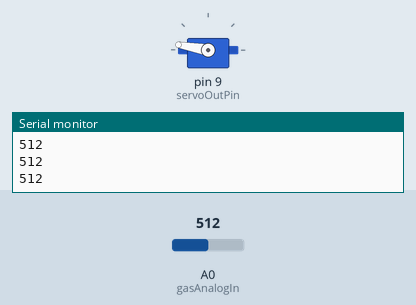
This sketch was run on a simulated Arduino Uno, built with avr-gcc and run on an emulated ATmega328P. Shown: servo, the last lines printed to the serial monitor. The inputs (shaded band) are chosen by the test bench; at power-on: A0 (gasAnalogIn) = 512.

Above: at 1.3 s.
1.4 s: A0 (gasAnalogIn) set to 492
At 2.3 s:
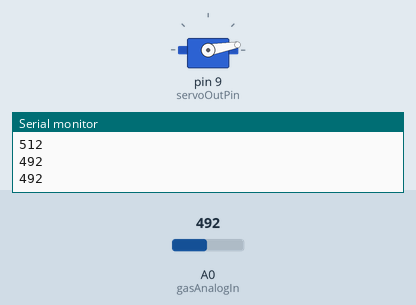
3.0 s: A0 (gasAnalogIn) set to 511
At 3.5 s:
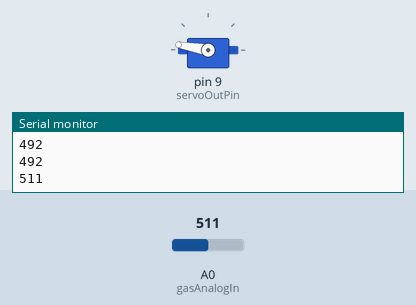
4.5 s: A0 (gasAnalogIn) set to 306
At 5.9 s:
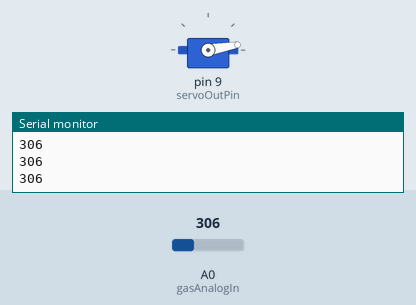
Timing chart, 0 to 7.5 s (numbered marks = the images above; inputs shaded):
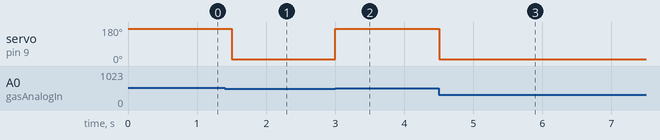

Measured:
- the behaviour switches between 500 and 499 on A0 (gasAnalogIn) (found by bisection; images 0 and 1)
- after the input at 1.4 s, servo on pin 9 (servoOutPin): 170° → 10° after 0.10 s
- after the input at 3.0 s, servo on pin 9 (servoOutPin): 10° → 170° at once
- after the input at 4.5 s, servo on pin 9 (servoOutPin): 170° → 10° at once

The sketch:

Gas_Sensor.ino
```cpp
#include <Servo.h>

int gasDigitalIn = 2;
int gasAnalogIn = A0;
int analogReadValue;
Servo myServo;
int servoOutPin = 9;
int SERVO_CUTOFF = 500;
int SERVO_HIGH = 170;
int SERVO_LOW = 10;
int HALF_SECOND = 500;
void setup()
{
  pinMode(gasDigitalIn, INPUT);
  pinMode(gasAnalogIn, INPUT);
  myServo.attach(servoOutPin);
  myServo.write(SERVO_LOW);
  Serial.begin(9600);
}
void loop()
{
  analogReadValue = analogRead(gasAnalogIn);
  Serial.println(analogReadValue);

  if (analogReadValue > SERVO_CUTOFF)
  {
    myServo.write(SERVO_HIGH);
  }
  if (analogReadValue < SERVO_CUTOFF)
  {
    myServo.write(SERVO_LOW);
  }
  /*
    if(digitalRead(gas_din)==LOW)
    {
      Serial.println(ad_value);
      (servoOut, 1023);
    }
    else
    {
      Serial.println("Gas not leak");
    }
  */
  delay(HALF_SECOND);
}
```
